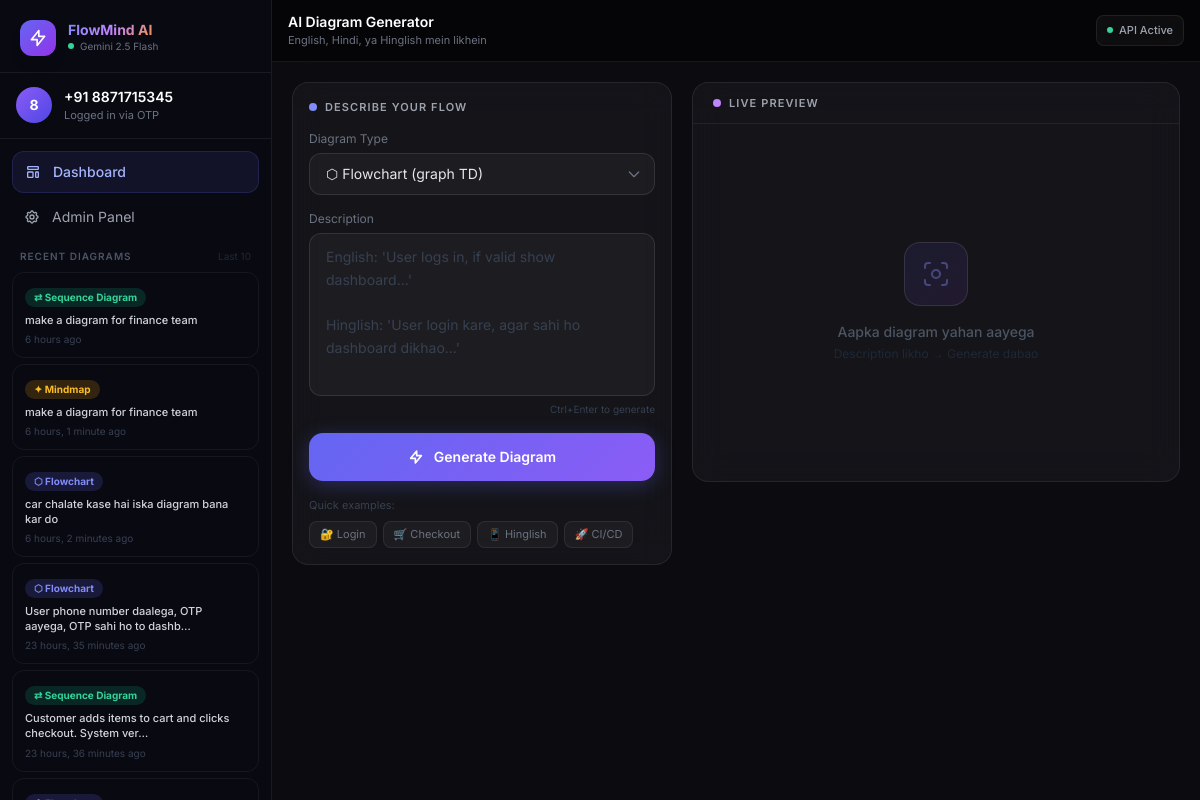
The app's page / (signed in) with its own data.
### diagram_generator/models.py (models this page shows, shortened)
class CustomUser(AbstractBaseUser, PermissionsMixin):
    phone_number = models.CharField(max_length=15, unique=True)
    name = models.CharField(max_length=100, blank=True)
    is_active = models.BooleanField(default=True)
    is_staff = models.BooleanField(default=False)
    date_joined = models.DateTimeField(default=timezone.now)
    USERNAME_FIELD = 'phone_number'
    REQUIRED_FIELDS = []
    objects = CustomUserManager()
    class Meta:
        verbose_name = 'User'
        verbose_name_plural = 'Users'

class DiagramHistory(models.Model):
    user = models.ForeignKey(
        CustomUser,
        on_delete=models.CASCADE,
        related_name='diagrams',
        null=True, blank=True,
    )
    prompt = models.TextField()
    mermaid_code = models.TextField()
    diagram_type = models.CharField(
        max_length=20, choices=DIAGRAM_TYPES, default='flowchart'
    )
    created_at = models.DateTimeField(auto_now_add=True)
    class Meta:
        ordering = ['-created_at']

### diagram_generator/views.py (the view)
# urls.py: path('', views.index, name='flowmind_index'),
@login_required
def index(request):
    history = DiagramHistory.objects.filter(user=request.user)[:10]
    return render(request, 'diagram_generator/index.html', {'history': history})

### diagram_generator/templates/diagram_generator/index.html (shortened to what this page needs)
<!DOCTYPE html>
<html lang="en">
<head>
  <script src="https://cdn.tailwindcss.com"></script>
</head>
<body>
<aside id="sidebar">
  <div class="px-5 pt-5 pb-4 border-b border-white/[0.07]">
    <div class="flex items-center justify-between">
      <div class="flex items-center gap-3">
        <div class="w-9 h-9 rounded-xl bg-gradient-to-br from-indigo-500 to-purple-600 flex items-center justify-center shadow-lg">
          <svg class="w-5 h-5 text-white" fill="none" viewBox="0 0 24 24" stroke="currentColor" stroke-width="2">
            <path stroke-linecap="round" stroke-linejoin="round" d="M13 10V3L4 14h7v7l9-11h-7z"/>
          </svg>
        </div>
        <div>
          <p class="text-sm font-bold grad leading-none">FlowMind AI</p>
          <div class="flex items-center gap-1.5 mt-0.5">
            <span class="w-1.5 h-1.5 rounded-full bg-emerald-400 pulse"></span>
            <span class="text-[10px] text-gray-500">Gemini 2.5 Flash</span>
          </div>
        </div>
      </div>
    </div>
  </div>
  <div class="px-4 py-3.5 border-b border-white/[0.07]">
    <div class="flex items-center gap-3">
      <div class="w-9 h-9 rounded-full bg-gradient-to-br from-violet-500 to-indigo-600 flex items-center justify-center text-sm font-bold text-white flex-shrink-0">
        {{ request.user.phone_number|slice:":1" }}
      </div>
      <div class="min-w-0">
        <p class="text-sm font-semibold text-white truncate">+91 {{ request.user.phone_number }}</p>
        <p class="text-[11px] text-gray-500">Logged in via OTP</p>
      </div>
    </div>
  </div>
  <nav class="px-3 py-3 flex flex-col gap-1">
    <a href="#" class="flex items-center gap-3 px-3 py-2.5 rounded-xl bg-indigo-500/10 border border-indigo-500/20 text-indigo-300 text-sm font-medium">
      Dashboard
    </a>
    <a href="/admin/" class="flex items-center gap-3 px-3 py-2.5 rounded-xl text-gray-400 hover:text-gray-200 hover:bg-white/[0.05] text-sm transition-all">
      Admin Panel
    </a>
  </nav>
  <div class="flex-1 px-3 pb-2">
    <div class="flex items-center justify-between px-2 mb-2">
      <span class="text-[10px] font-semibold text-gray-600 uppercase tracking-widest">Recent Diagrams</span>
      <span class="text-[10px] text-gray-800">Last 10</span>
    </div>
    <div id="history-list" class="flex flex-col gap-1.5">
      {% if history %}
        {% for item in history %}
        <div
          class="hist-item px-3 py-2.5"
          onclick="loadFromHistory('{{ item.mermaid_code|escapejs }}','{{ item.prompt|escapejs }}','{{ item.diagram_type }}')"
        >
          <span class="badge {% if item.diagram_type == 'flowchart' %}b-flow{% elif item.diagram_type == 'sequence' %}b-seq{% else %}b-mind{% endif %}">
            {% if item.diagram_type == 'flowchart' %}⬡{% elif item.diagram_type == 'sequence' %}⇄{% else %}✦{% endif %}
            {{ item.get_diagram_type_display }}
          </span>
          <p class="text-gray-300 text-[11px] font-medium mt-1.5 leading-snug" style="display:-webkit-box;-webkit-line-clamp:2;-webkit-box-orient:vertical;overflow:hidden">{{ item.prompt|truncatechars:60 }}</p>
          <p class="text-gray-700 text-[10px] mt-1">{{ item.created_at|timesince }} ago</p>
        </div>
        {% endfor %}
      {% else %}
        <div id="hist-empty" class="text-center py-10 text-gray-800 text-xs">
          <p>No diagrams yet</p>
          <p class="mt-1">Generate one to start!</p>
        </div>
      {% endif %}
    </div>
  </div>
</aside>
<div id="main">
  <header class="sticky top-0 z-30 bg-black/50 backdrop-blur-xl border-b border-white/[0.07] px-4 py-3 flex items-center gap-3">
    <div class="hidden lg:block">
      <h1 class="text-sm font-semibold text-white">AI Diagram Generator</h1>
      <p class="text-[11px] text-gray-500">English, Hindi, ya Hinglish mein likhein</p>
    </div>
    <div class="ml-auto flex items-center gap-2">
      <div class="flex items-center gap-1.5 glass px-2.5 py-1.5 rounded-lg">
        <span class="w-1.5 h-1.5 rounded-full bg-emerald-400 pulse"></span>
        <span class="text-[11px] text-gray-400 font-medium">API Active</span>
      </div>
    </div>
  </header>
  <div id="content-grid" class="p-4 md:p-5 flex flex-col gap-4">
    <div id="input-panel" class="flex flex-col gap-3">
      <div class="glass rounded-2xl p-4 flex flex-col gap-4">
        <div class="flex items-center gap-2">
          <span class="w-2 h-2 rounded-full bg-indigo-400"></span>
          <h2 class="text-[11px] font-semibold text-gray-400 uppercase tracking-widest">Describe Your Flow</h2>
        </div>
        <div class="flex flex-col gap-1.5">
          <label class="text-xs text-gray-500">Diagram Type</label>
          <select id="diagram-type" class="bg-white/[0.04] border border-white/10 text-gray-200 text-sm rounded-xl px-4 py-2.5 pr-9 transition-all cursor-pointer">
            <option value="flowchart">⬡  Flowchart (graph TD)</option>
          </select>
        </div>
        <div class="flex flex-col gap-1.5">
          <label class="text-xs text-gray-500">Description</label>
          <textarea
            id="prompt-input"
            rows="6"
            placeholder="English: 'User logs in, if valid show dashboard...'&#10;&#10;Hinglish: 'User login kare, agar sahi ho dashboard dikhao...'"
            class="bg-white/[0.04] border border-white/10 rounded-xl px-4 py-3 text-gray-100 placeholder-gray-700 text-sm resize-none transition-all leading-relaxed"
          ></textarea>
          <p class="text-[10px] text-gray-700 text-right">Ctrl+Enter to generate</p>
        </div>
        <button id="generate-btn" onclick="generateDiagram()" class="btn-primary w-full py-3.5 font-semibold text-white flex items-center justify-center gap-2.5 text-sm">
          <svg id="btn-icon" class="w-4 h-4" fill="none" viewBox="0 0 24 24" stroke="currentColor" stroke-width="2.5">
            <path stroke-linecap="round" stroke-linejoin="round" d="M13 10V3L4 14h7v7l9-11h-7z"/>
          </svg>
          <span id="btn-text">Generate Diagram</span>
        </button>
        <div>
          <p class="text-[11px] text-gray-700 mb-2">Quick examples:</p>
          <div class="flex flex-wrap gap-1.5">
            <button onclick="setEx(0)" class="text-[11px] px-2.5 py-1 rounded-lg bg-white/[0.04] hover:bg-indigo-500/15 border border-white/[0.08] hover:border-indigo-500/30 text-gray-500 hover:text-indigo-300 transition-all">🔐 Login</button>
            <button onclick="setEx(1)" class="text-[11px] px-2.5 py-1 rounded-lg bg-white/[0.04] hover:bg-indigo-500/15 border border-white/[0.08] hover:border-indigo-500/30 text-gray-500 hover:text-indigo-300 transition-all">🛒 Checkout</button>
            <button onclick="setEx(2)" class="text-[11px] px-2.5 py-1 rounded-lg bg-white/[0.04] hover:bg-indigo-500/15 border border-white/[0.08] hover:border-indigo-500/30 text-gray-500 hover:text-indigo-300 transition-all">📱 Hinglish</button>
            <button onclick="setEx(3)" class="text-[11px] px-2.5 py-1 rounded-lg bg-white/[0.04] hover:bg-indigo-500/15 border border-white/[0.08] hover:border-indigo-500/30 text-gray-500 hover:text-indigo-300 transition-all">🚀 CI/CD</button>
          </div>
        </div>
      </div>
    </div>
    <div id="preview-panel">
      <div class="glass rounded-2xl flex flex-col" style="min-height: 400px;">
        <div class="flex items-center justify-between px-5 py-3 border-b border-white/[0.07] flex-shrink-0">
          <div class="flex items-center gap-2">
            <span class="w-2 h-2 rounded-full bg-purple-400"></span>
            <h2 class="text-[11px] font-semibold text-gray-400 uppercase tracking-widest">Live Preview</h2>
          </div>
        </div>
        <div class="flex-1 flex items-center justify-center overflow-auto p-4" style="min-height: 340px;">
          <div id="placeholder-state" class="text-center">
            <div class="w-16 h-16 mx-auto mb-4 rounded-2xl bg-gradient-to-br from-indigo-500/10 to-purple-500/10 border border-white/10 flex items-center justify-center">
            </div>
            <p class="text-gray-600 text-sm font-medium">Aapka diagram yahan aayega</p>
            <p class="text-gray-800 text-xs mt-1">Description likho → Generate dabao</p>
          </div>
        </div>
      </div>
    </div>
  </div>
</div>
</body>
</html>

### diagram_generator/templates/diagram_generator/index.html (style rules this page uses)
*, *::before, *::after { box-sizing: border-box; margin: 0; padding: 0; }
html, body { height: 100%; }
body { background: #0b0b10; font-family: 'Inter', sans-serif; color: #e2e8f0; overflow-x: hidden; }
#sidebar { position: fixed; top: 0; left: 0; height: 100vh; width: 272px; background: rgba(10,10,18,0.97); border-right: 1px solid rgba(255,255,255,0.07); display: flex; flex-direction: column; z-index: 50; transform: translateX(-100%); transition: transform 0.3s cubic-bezier(0.4,0,0.2,1); overflow-y: auto; }
@media (min-width: 1024px) { #sidebar { transform: translateX(0) !important; position: relative; height: 100vh; flex-shrink: 0; } }
@media (min-width: 1024px) { body { display: flex; } }
@media (min-width: 1024px) { #main { flex: 1; min-width: 0; } }
#main { min-height: 100vh; display: flex; flex-direction: column; }
@media (min-width: 1024px) { #main { overflow-y: auto; } }
.glass { background: rgba(255,255,255,0.04); backdrop-filter: blur(16px); border: 1px solid rgba(255,255,255,0.08); }
.grad { background: linear-gradient(135deg,#818cf8,#c084fc,#fb923c); -webkit-background-clip:text; -webkit-text-fill-color:transparent; background-clip:text; }
.btn-primary { background: linear-gradient(135deg,#6366f1,#8b5cf6); transition: all .25s; box-shadow: 0 4px 20px rgba(99,102,241,.3); border-radius: 14px; }
.badge { display: inline-flex; align-items: center; gap: 4px; padding: 2px 9px; border-radius: 999px; font-size: 10px; font-weight: 700; }
.b-flow { background: rgba(99,102,241,.18); color: #818cf8; }
.b-seq { background: rgba(16,185,129,.18); color: #34d399; }
.b-mind { background: rgba(245,158,11,.18); color: #fbbf24; }
.hist-item { border: 1px solid rgba(255,255,255,0.06); transition: all .2s; cursor: pointer; border-radius: 12px; }
select { -webkit-appearance: none; background-repeat:no-repeat; background-position:right 12px center; background-size:16px; }
.pulse { animation: pulse 2s ease-in-out infinite; }
@media (min-width: 768px) { #content-grid { display: flex; flex-direction: row; gap: 20px; align-items: flex-start; } }
@media (min-width: 768px) { #input-panel { width: 380px; flex-shrink: 0; } }
@media (min-width: 768px) { #preview-panel { flex: 1; min-width: 0; } }

### records on screen
CustomUser: user.phone_number "8", user.phone_number "8871715345"
DiagramHistory: diagram_type "Sequence Diagram", prompt "make a diagram for finance team", created_at "6 hours"
DiagramHistory: diagram_type "Mindmap", prompt "make a diagram for finance team", created_at "6 hours, 1 minute"
DiagramHistory: diagram_type "Flowchart", prompt "car chalate kase hai iska diagram bana kar do", created_at "6 hours, 2 minutes"
DiagramHistory: diagram_type "Flowchart", prompt "User phone number daalega, OTP aayega, OTP sahi ho to dashb…", created_at "23 hours, 35 minutes"
DiagramHistory: diagram_type "Sequence Diagram", prompt "Customer adds items to cart and clicks checkout. System ver…", created_at "23 hours, 36 minutes"
